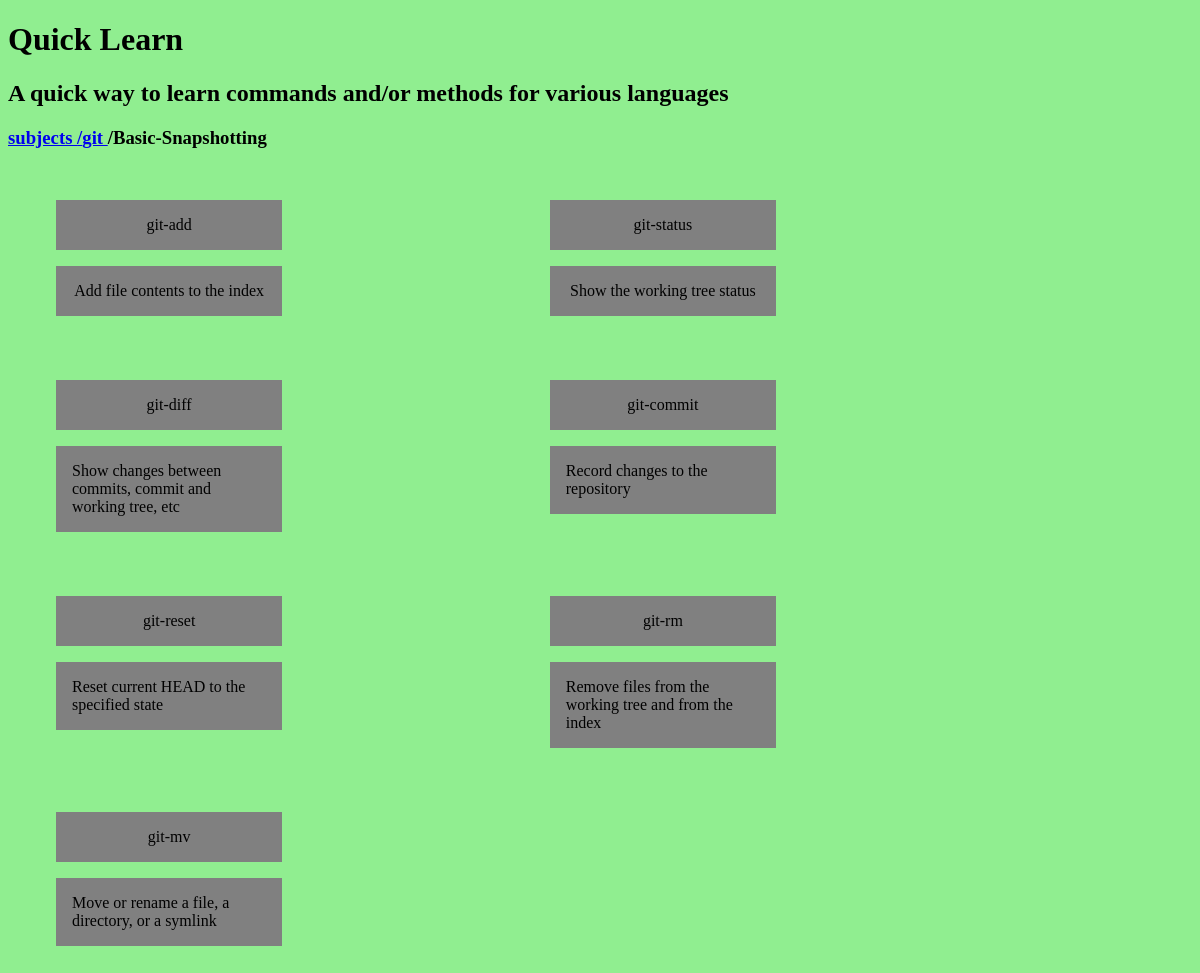
/subjects/git/Basic-Snapshotting/, run on the app's committed database.
### indexcards/models.py (models this page shows, shortened)
class Subject(models.Model):
    name = models.CharField(max_length=50)

class SubTopic(models.Model):
    name = models.CharField(max_length=50)
    subject = models.ForeignKey(Subject, on_delete=models.CASCADE)

class Card(models.Model):
    front = models.CharField(max_length=50)
    back = models.CharField(max_length=100)
    subTopic = models.ForeignKey(SubTopic, on_delete=models.CASCADE)

### indexcards/views.py (the view)
# urls.py: path('subjects/<name>/<subname>/', views.subtopic_cards, name='subtopic_cards'),
def subtopic_cards(request, name, subname):
    try:
        subject = Subject.objects.get(name=name)
        subtopic = SubTopic.objects.get(name= subname)
        cards = Card.objects.all().filter(subTopic__name = subname)
    except Subject.DoesNotExist:
        raise Http404('SUBJECT NOT FOUND')
    return render(request, 'subtopic_cards.html',{ 'subject': subject, 'subtopic' : subtopic, 'cards': cards})

### indexcards/templates/subtopic_cards.html
{% extends "base.html" %}
{% block content%}
  <h3>
    <a href="{% url 'subjects' %}">
      subjects
    </a>
    <a href="{% url 'subject_subtopics' subject.name%} ">
      &#47;{{subject.name}}
    </a>
    <span>&#47;{{subtopic.name}}</span>
  </h3>
<div class="cards">
  {% for card in cards%}
    <div class="card-grid">
      <div class="front">
        {{card.front}}
      </div>
      <div class="back">
        {{card.back}}
      </div>
    </div>
  {% endfor %}
</div>
{% endblock %}

### static/styles.css (style rules this page uses)
html { -webkit-box-sizing: border-box; -moz-box-sizing: border-box; box-sizing: border-box; }
*, *:before, *:after { -webkit-box-sizing: inherit; -moz-box-sizing: inherit; box-sizing: inherit; }
body { background-color: lightgreen; }
.cards { display: flex; flex-wrap: wrap; width: 100%; margin: 1rem; }
.card-grid { position: relative; flex-wrap: wrap; width: 39%; margin: 1rem; }
.back, .front { width: 49%; display: flex; background-color: grey; align-items: center; justify-content: center; padding: 1rem; margin: 1rem; }

### data on the page
Subject: name "git"
SubTopic: name "Basic-Snapshotting"
Card: front "git-add", back "Add file contents to the index"
Card: front "git-status", back "Show the working tree status"
Card: front "git-diff", back "Show changes between commits, commit and working tree, etc"
Card: front "git-commit", back "Record changes to the repository"
Card: front "git-reset", back "Reset current HEAD to the specified state"
Card: front "git-rm", back "Remove files from the working tree and from the index"
Card: front "git-mv", back "Move or rename a file, a directory, or a symlink"
